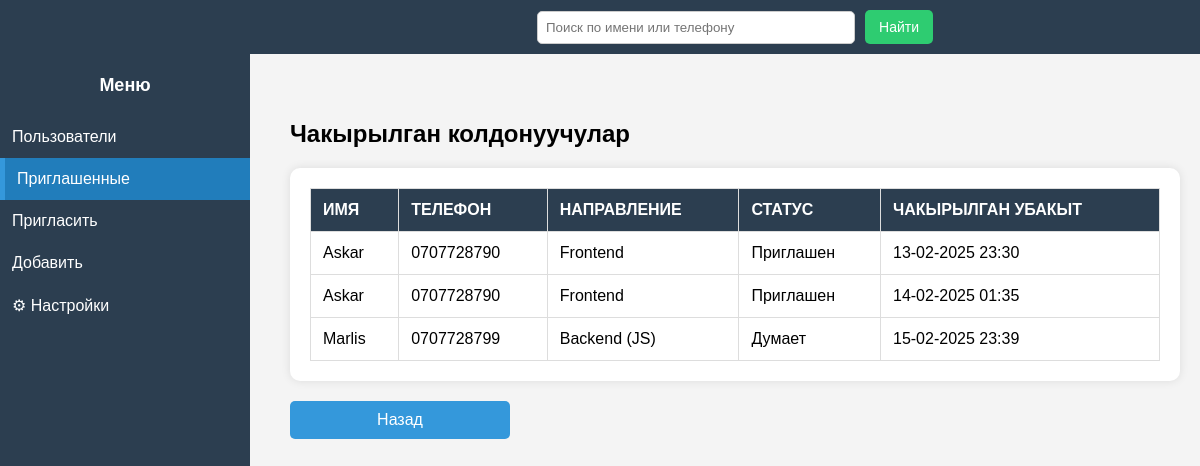
The page /interview_list/ on the database as committed earlier.
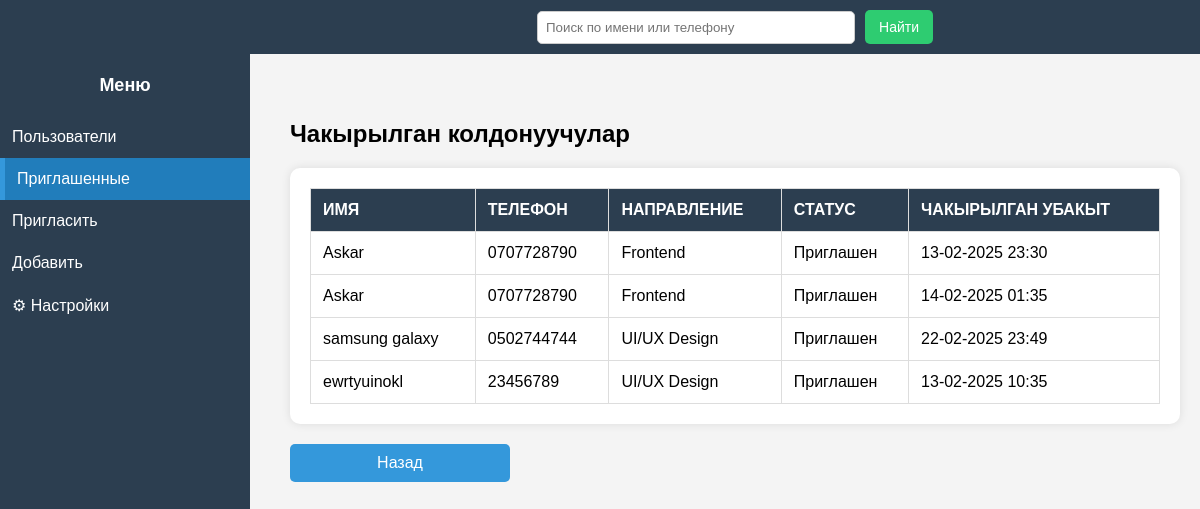
The same page on the database as committed later.
### users/models.py (models this page shows, shortened)
class Interview(models.Model):
    user = models.ForeignKey('UserProfile', on_delete=models.CASCADE)
    mentor = models.CharField(max_length=100)
    date_time = models.DateTimeField()
    whatsapp_number = models.CharField(max_length=20)

class UserProfile(models.Model):
    STATUS_CHOICES = [
        ('thinking', 'Думает'),
        ('invited', 'Приглашен'),
    ]
    DIRECTION_CHOICES = [
        ('backend_python', 'Backend (Python)'),
        ('backend_js', 'Backend (JS)'),
        ('frontend', 'Frontend'),
        ('design', 'UI/UX Design'),
    ]
    name = models.CharField(max_length=100)
    phone = models.CharField(max_length=20, unique=True)
    status = models.CharField(max_length=10, choices=STATUS_CHOICES, default='thinking')
    direction = models.CharField(max_length=20, choices=DIRECTION_CHOICES, blank=True, null=True)
    updated_by = models.ForeignKey(User, on_delete=models.SET_NULL, null=True, blank=True)
    updated_at = models.DateTimeField(auto_now=True)

### users/views.py (the view)
# urls.py: path('interview_list/', interview_list, name='interview_list'),
def interview_list(request):
    invited_users = Interview.objects.select_related('user')
    return render(request, 'users/interview_list.html', {'users': invited_users})

### users/templates/users/interview_list.html (shortened to what this page needs)
{% extends 'users/base.html' %}
{% block content %}
<h2>Чакырылган колдонуучулар</h2>
<div class="table-container">
    <table>
        <tr>
            <th>Имя</th>
            <th>Телефон</th>
            <th>Направление</th>
            <th>Статус</th>
            <th>Чакырылган убакыт</th>
        </tr>
        {% for interview in users %}
        <tr>
            <td class="user-text">{{ interview.user.name }}</td>
            <td class="user-text">{{ interview.user.phone }}</td>
            <td class="user-text">{{ interview.user.get_direction_display }}</td>
            <td class="user-text">{{ interview.user.get_status_display }}</td>
            <td class="user-text">
                {% if request.COOKIES.date_format == "dd-mm-yyyy" %}
                    {{ interview.date_time|date:"d-m-Y H:i" }}
                {% elif request.COOKIES.date_format == "yyyy-mm-dd" %}
                    {{ interview.date_time|date:"Y-m-d H:i" }}
                {% elif request.COOKIES.date_format == "mm/dd/yyyy" %}
                    {{ interview.date_time|date:"m/d/Y H:i" }}
                {% else %}
                    {{ interview.date_time|date:"d-m-Y H:i" }}
                {% endif %}
            </td>
        </tr>
        {% empty %}
        <tr>
            <td colspan="5" class="empty-data">Маалымат табылган жок</td>
        </tr>
        {% endfor %}
    </table>
</div>
<a href="{% url 'user_list' %}" class="btn btn-back">Назад</a>
{% endblock %}

### users/templates/users/base.html (shortened to what this page needs)
<!DOCTYPE html>
<html lang="{% if request.COOKIES.language %}{{ request.COOKIES.language }}{% else %}ru{% endif %}">
<head>
</head>
<body class="{% if request.COOKIES.theme == 'dark' %}dark-mode{% endif %}">
    <div class="topbar">
        <form method="get" action="{% url 'user_list' %}">
            <input type="text" name="q" placeholder="Поиск по имени или телефону">
            <button type="submit">Найти</button>
        </form>
    </div>
    <div class="sidebar">
        <h2>Меню</h2>
        <a href="{% url 'user_list' %}" class="{% if request.resolver_match.url_name == 'user_list' %}active{% endif %}">Пользователи</a>
        <a href="{% url 'interview_list' %}" class="{% if request.resolver_match.url_name == 'interview_list' %}active{% endif %}">Приглашенные</a>
        <a href="{% url 'schedule_interview' %}" class="{% if request.resolver_match.url_name == 'schedule_interview' %}active{% endif %}">Пригласить</a>
        <a href="{% url 'add_user' %}" class="{% if request.resolver_match.url_name == 'add_user' %}active{% endif %}">Добавить</a>
        <a href="{% url 'settings' %}" class="{% if request.resolver_match.url_name == 'settings' %}active{% endif %}">⚙ Настройки</a>
    </div>
    <div class="content">
        {% block content %}{% endblock %}
    </div>
</body>
</html>

### users/templates/users/base.html (style rules this page uses)
:root { --background-color: #f4f4f4; --text-color: #000; --sidebar-color: #2C3E50; --button-bg: #3498db; --button-hover: #217dbb; --table-bg: white; --table-text: #000; --input-bg: white; --input-text: #000; --search-button-bg: #2ecc71; --search-button-hover: #27ae60; }
body { font-family: Arial, sans-serif; margin: 0; background: var(--background-color); color: var(--text-color); }
.topbar { background: var(--sidebar-color); padding: 10px; color: white; position: fixed; width: calc(100% - 250px); top: 0; left: 250px; display: flex; justify-content: center; align-items: center; gap: 10px; z-index: 1000; }
.topbar form { display: flex; gap: 10px; align-items: center; }
.topbar input { padding: 8px; width: 300px; border: 1px solid #ccc; border-radius: 5px; background: var(--input-bg); color: var(--input-text); }
.topbar button { padding: 8px 14px; border: none; color: white; cursor: pointer; border-radius: 5px; height: 34px; font-size: 14px; }
.topbar button { background: var(--search-button-bg); }
.sidebar { width: 250px; background: var(--sidebar-color); color: white; height: 100vh; padding-top: 60px; position: fixed; left: 0; top: 0; }
.sidebar h2 { text-align: center; font-size: 18px; margin-bottom: 20px; }
.sidebar a { color: white; text-decoration: none; display: block; padding: 12px; transition: 0.3s; }
.sidebar a:hover, .sidebar a.active { background: var(--button-hover); border-left: 5px solid var(--button-bg); }
.content { margin-left: 270px; padding: 100px 20px 20px; }
table { width: 100%; border-collapse: collapse; background: var(--table-bg); }
th, td { border: 1px solid #ddd; padding: 10px; text-align: left; color: var(--table-text); }
th { background: var(--sidebar-color); color: white; }

### users/templates/users/interview_list.html (style rules this page uses)
.table-container { background: white; padding: 20px; border-radius: 10px; box-shadow: 0 0 10px rgba(0, 0, 0, 0.1); }
table { width: 100%; border-collapse: collapse; background: white; }
th, td { border: 1px solid #ddd; padding: 12px; text-align: left; color: black; }
th { background: #2C3E50; color: white; text-transform: uppercase; }
.btn-back { display: block; width: 200px; text-align: center; padding: 10px; background: #3498db; color: white; text-decoration: none; margin-top: 20px; border-radius: 5px; transition: 0.3s; }

Rows that differ between the two databases and show on the page:
removed Interview: user.name "Marlis", user.phone "0707728799", user.direction "Backend (JS)", user.status "Думает", date_time "15-02-2025 23:39"
added Interview: user.name "samsung galaxy", user.phone "0502744744", user.direction "UI/UX Design", user.status "Приглашен", date_time "22-02-2025 23:49"
added Interview: user.name "ewrtyuinokl", user.phone "23456789", user.direction "UI/UX Design", user.status "Приглашен", date_time "13-02-2025 10:35"
